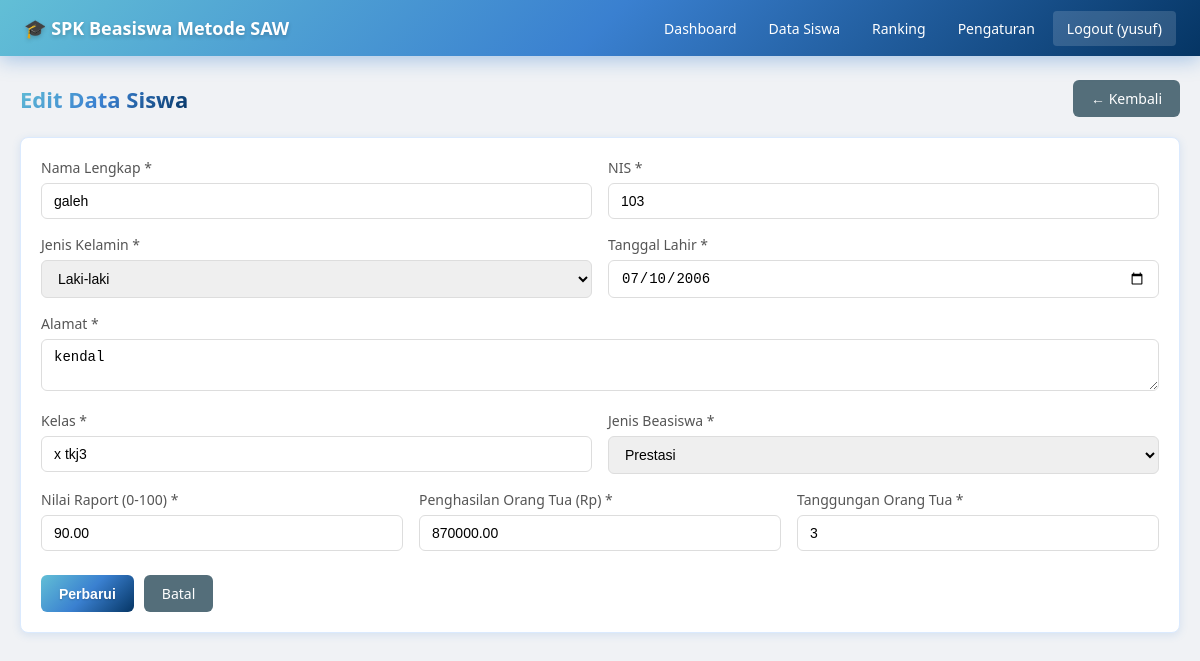
The page /views/siswa/edit.php?id=20 (signed in) on the database its author committed.
### tables this page shows
CREATE TABLE `siswa` (
  `id` int(11) NOT NULL,
  `nama` varchar(100) NOT NULL,
  `nis` varchar(20) NOT NULL,
  `jenis_kelamin` enum('P','L') NOT NULL,
  `tanggal_lahir` date NOT NULL,
  `alamat` text NOT NULL,
  `kelas` varchar(20) NOT NULL,
  `nilai_raport` decimal(5,2) NOT NULL,
  `penghasilan_ortu` decimal(15,2) NOT NULL,
  `tanggungan_ortu` int(11) NOT NULL,
  `jenis_beasiswa` enum('prestasi','kurang_mampu') NOT NULL,
  `skor_akhir` decimal(10,4) DEFAULT 0.0000,
  `ranking` int(11) DEFAULT 0,
  `status_penerima` enum('pending','diterima','ditolak') DEFAULT 'pending',
  `created_at` timestamp NOT NULL DEFAULT current_timestamp(),
  `updated_at` timestamp NOT NULL DEFAULT current_timestamp() ON UPDATE current_timestamp()
);

### models/Siswa.php (called while the page is built, shortened)
<?php
class Siswa {
    private $pdo;
    public function __construct($pdo) {
        $this->pdo = $pdo;
    }
    public function findById($id) {
        $stmt = $this->pdo->prepare("SELECT * FROM siswa WHERE id = ?");
        $stmt->execute([$id]);
        return $stmt->fetch();
    }
}

### views/siswa/edit.php (the view, shortened to what this page needs)
<?php
require_once __DIR__ . '/../../config/database.php';
require_once __DIR__ . '/../../models/Siswa.php';
$id = (int)($_GET['id'] ?? 0);
$siswaModel = new Siswa($pdo);
$siswa = $siswaModel->findById($id);
?>
<!DOCTYPE html>
<html lang="id">
<head>
    <link rel="stylesheet" href="<?= BASE_URL ?>assets/css/style.css">
</head>
<body>
<?php include __DIR__ . '/../partials/navbar.php'; ?>
<div class="container">
    <div class="page-header">
        <h2>Edit Data Siswa</h2>
        <a href="<?= BASE_URL ?>views/siswa/index.php" class="btn btn-secondary">← Kembali</a>
    </div>
    <div class="form-card">
        <form action="<?= BASE_URL ?>controllers/SiswaController.php?action=update" method="POST" id="formSiswa">
            <div class="form-row">
                <div class="form-group">
                    <label>Nama Lengkap *</label>
                    <input type="text" name="nama" class="form-control" value="<?= htmlspecialchars($siswa['nama']) ?>" required>
                </div>
                <div class="form-group">
                    <label>NIS *</label>
                    <input type="text" name="nis" class="form-control" value="<?= htmlspecialchars($siswa['nis']) ?>" required>
                </div>
            </div>
            <div class="form-row">
                <div class="form-group">
                    <label>Jenis Kelamin *</label>
                    <select name="jenis_kelamin" class="form-control" required>
                        <option value="L" <?= $siswa['jenis_kelamin'] === 'L' ? 'selected' : '' ?>>Laki-laki</option>
                    </select>
                </div>
                <div class="form-group">
                    <label>Tanggal Lahir *</label>
                    <input type="date" name="tanggal_lahir" class="form-control" value="<?= $siswa['tanggal_lahir'] ?>" required>
                </div>
            </div>
            <div class="form-group">
                <label>Alamat *</label>
                <textarea name="alamat" class="form-control" rows="2" required><?= htmlspecialchars($siswa['alamat']) ?></textarea>
            </div>
            <div class="form-row">
                <div class="form-group">
                    <label>Kelas *</label>
                    <input type="text" name="kelas" class="form-control" value="<?= htmlspecialchars($siswa['kelas']) ?>" required>
                </div>
                <div class="form-group">
                    <label>Jenis Beasiswa *</label>
                    <select name="jenis_beasiswa" class="form-control" required>
                        <option value="prestasi" <?= $siswa['jenis_beasiswa'] === 'prestasi' ? 'selected' : '' ?>>Prestasi</option>
                    </select>
                </div>
            </div>
            <div class="form-row">
                <div class="form-group">
                    <label>Nilai Raport (0-100) *</label>
                    <input type="number" name="nilai_raport" class="form-control" value="<?= $siswa['nilai_raport'] ?>" min="0" max="100" step="0.01" required>
                </div>
                <div class="form-group">
                    <label>Penghasilan Orang Tua (Rp) *</label>
                    <input type="number" name="penghasilan_ortu" class="form-control" value="<?= $siswa['penghasilan_ortu'] ?>" min="0" required>
                </div>
                <div class="form-group">
                    <label>Tanggungan Orang Tua *</label>
                    <input type="number" name="tanggungan_ortu" class="form-control" value="<?= $siswa['tanggungan_ortu'] ?>" min="0" required>
                </div>
            </div>
            <div class="form-actions">
                <button type="submit" class="btn btn-primary">Perbarui</button>
                <a href="<?= BASE_URL ?>views/siswa/index.php" class="btn btn-secondary">Batal</a>
            </div>
        </form>
    </div>
</div>
</body>
</html>

### assets/css/style.css (style rules this page uses)
* { margin: 0; padding: 0; box-sizing: border-box; }
body { font-family: 'Segoe UI', Tahoma, Geneva, Verdana, sans-serif; background: #f0f2f5; color: #333; font-size: 14px; }
.container { max-width: 1200px; margin: 24px auto; padding: 0 20px; }
.page-header { display: flex; align-items: center; justify-content: space-between; margin-bottom: 20px; }
.page-header h2 { font-size: 22px; background: linear-gradient(135deg, #62bfd6 0%, #3a80d0 50%, #053564 100%); -webkit-background-clip: text; -webkit-text-fill-color: transparent; background-clip: text; font-weight: 700; }
.card, .form-card { background: white; border-radius: 8px; padding: 20px; box-shadow: 0 2px 8px rgba(58, 128, 208, 0.15); margin-bottom: 20px; border: 1px solid #dbeafe; }
.form-group { margin-bottom: 16px; }
.form-group label { display: block; margin-bottom: 6px; font-weight: 500; color: #555; }
.form-control { width: 100%; padding: 9px 12px; border: 1px solid #ddd; border-radius: 6px; font-size: 14px; transition: border-color 0.2s; }
.form-row { display: grid; grid-template-columns: repeat(auto-fit, minmax(200px, 1fr)); gap: 16px; }
.form-actions { display: flex; gap: 10px; margin-top: 8px; }
.btn { display: inline-block; padding: 9px 18px; border-radius: 6px; border: none; cursor: pointer; font-size: 14px; font-weight: 500; text-decoration: none; transition: all 0.3s; }
.btn-primary { background: linear-gradient(135deg, #62bfd6 0%, #3a80d0 50%, #053564 100%); color: white; border: none; font-weight: 600; text-shadow: 0 1px 2px rgba(0,0,0,0.2); }
.btn-secondary { background: #546e7a; color: white; }

### rows shown on the page
siswa: nama "galeh", nis "103", jenis_kelamin "Laki-laki", tanggal_lahir "07/10/2006", alamat "kendal", kelas "x tkj3", jenis_beasiswa "Prestasi", nilai_raport "90.00", penghasilan_ortu "870000.00", tanggungan_ortu "3"

### other values the page prints
$_SESSION['username'] "yusuf"
